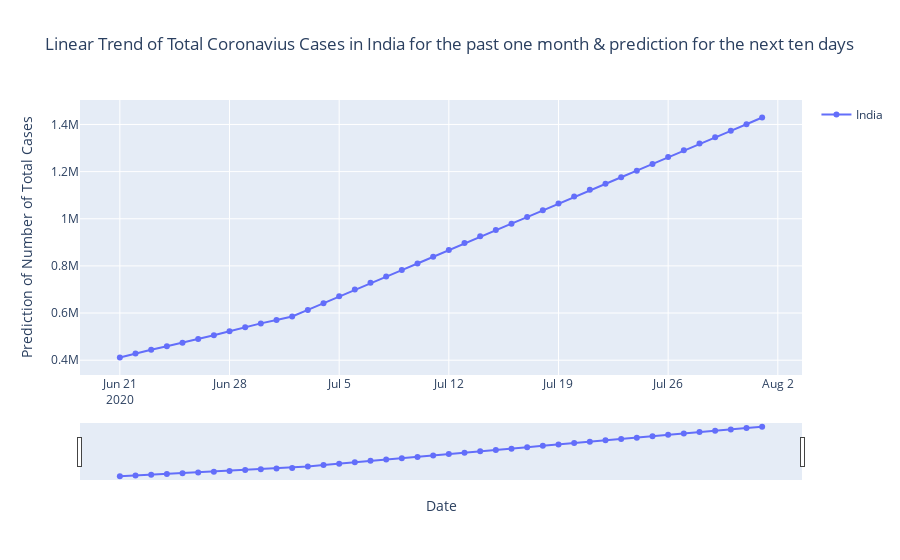

The code cell stored with this chart in its notebook:
### Markdown cell above
# Times Seires Prediction using fbprophet

### Code cell
from fbprophet import Prophet
url = 'https://covid.ourworldindata.org/data/owid-covid-data.csv'
df_new = pd.read_csv(url , index_col = 'date' , parse_dates=True)
df_new = df_new[df_new['location'] == 'India']
test = df_new[['total_cases']]['2020-04-15':]
test.dropna(inplace = True)
test.reset_index(inplace = True)
test.rename(columns = {'total_cases' : 'y' , 'date' : 'ds'} , inplace = True)
pr = Prophet(interval_width=0.01)
pr.fit(test)
fu = pr.make_future_dataframe(periods=10)
future = pr.predict(fu)
trace = go.Scatter(
        y=future['yhat'][-42:],
        x=future.ds[-42:],
        mode='lines+markers',
        name='India',
        )
    
    
layout = go.Layout(
    xaxis=dict(title='Date', zeroline=False, rangeslider=dict(visible=True)),
    yaxis=dict(title='Prediction of Number of Total Cases', zeroline=False),

    title='Linear Trend of Total Coronavius Cases in India for the past one month & prediction for the next ten days',
    showlegend=True,
    )

fig5 = go.Figure(data=trace, layout=layout)
fig5

### Figure 1 — Plotly figure (JSON) as saved in the notebook; plotly's stock layout.template omitted (floating-point values rounded to 4 significant figures)
{"data": [{"mode": "lines+markers", "name": "India", "type": "scatter", "x": ["2020-06-21T00:00:00", "2020-06-22T00:00:00", "2020-06-23T00:00:00", "2020-06-24T00:00:00", "2020-06-25T00:00:00", "2020-06-26T00:00:00", "2020-06-27T00:00:00", "2020-06-28T00:00:00", "2020-06-29T00:00:00", "2020-06-30T00:00:00", "2020-07-01T00:00:00", "2020-07-02T00:00:00", "2020-07-03T00:00:00", "2020-07-04T00:00:00", "2020-07-05T00:00:00", "2020-07-06T00:00:00", "2020-07-07T00:00:00", "2020-07-08T00:00:00", "2020-07-09T00:00:00", "2020-07-10T00:00:00", "2020-07-11T00:00:00", "2020-07-12T00:00:00", "2020-07-13T00:00:00", "2020-07-14T00:00:00", "2020-07-15T00:00:00", "2020-07-16T00:00:00", "2020-07-17T00:00:00", "2020-07-18T00:00:00", "2020-07-19T00:00:00", "2020-07-20T00:00:00", "2020-07-21T00:00:00", "2020-07-22T00:00:00", "2020-07-23T00:00:00", "2020-07-24T00:00:00", "2020-07-25T00:00:00", "2020-07-26T00:00:00", "2020-07-27T00:00:00", "2020-07-28T00:00:00", "2020-07-29T00:00:00", "2020-07-30T00:00:00", "2020-07-31T00:00:00", "2020-08-01T00:00:00"], "y": [411400.0, 428400.0, 444600.0, 458900.0, 473800.0, 489600.0, 505900.0, 522900.0, 539900.0, 556100.0, 570400.0, 585300.0, 613400.0, 641800.0, 671000.0, 700200.0, 728700.0, 755200.0, 782300.0, 810300.0, 838800.0, 868000.0, 897200.0, 925600.0, 952100.0, 979200.0, 1007000.0, 1036000.0, 1065000.0, 1094000.0, 1123000.0, 1149000.0, 1176000.0, 1204000.0, 1233000.0, 1262000.0, 1291000.0, 1320000.0, 1346000.0, 1373000.0, 1401000.0, 1430000.0]}], "layout": {"showlegend": true, "title": {"text": "Linear Trend of Total Coronavius Cases in India for the past one month & prediction for the next ten days"}, "xaxis": {"rangeslider": {"visible": true}, "title": {"text": "Date"}, "zeroline": false}, "yaxis": {"title": {"text": "Prediction of Number of Total Cases"}, "zeroline": false}}}
